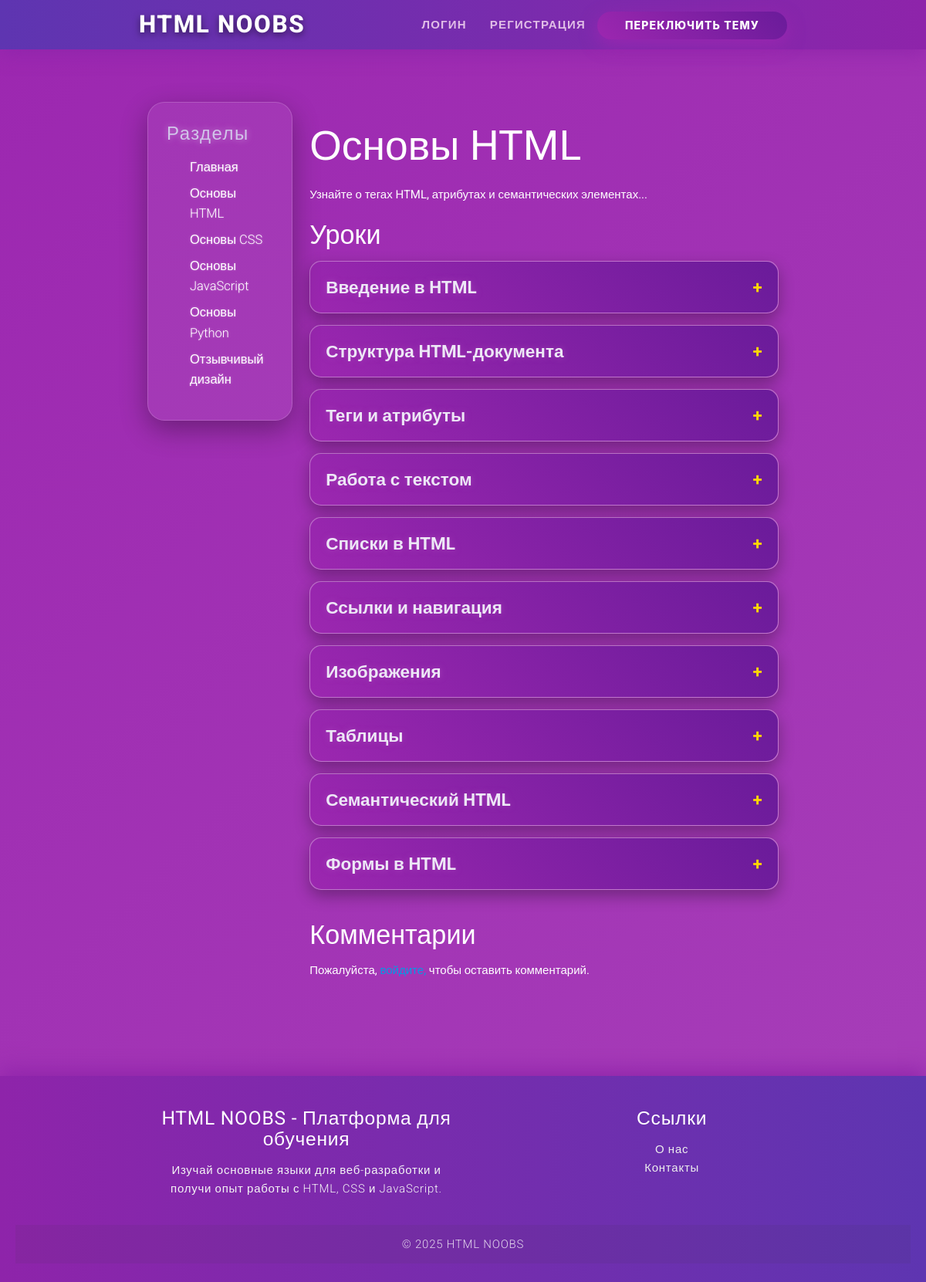
/topic/1, run on an earlier commit of the app's database.
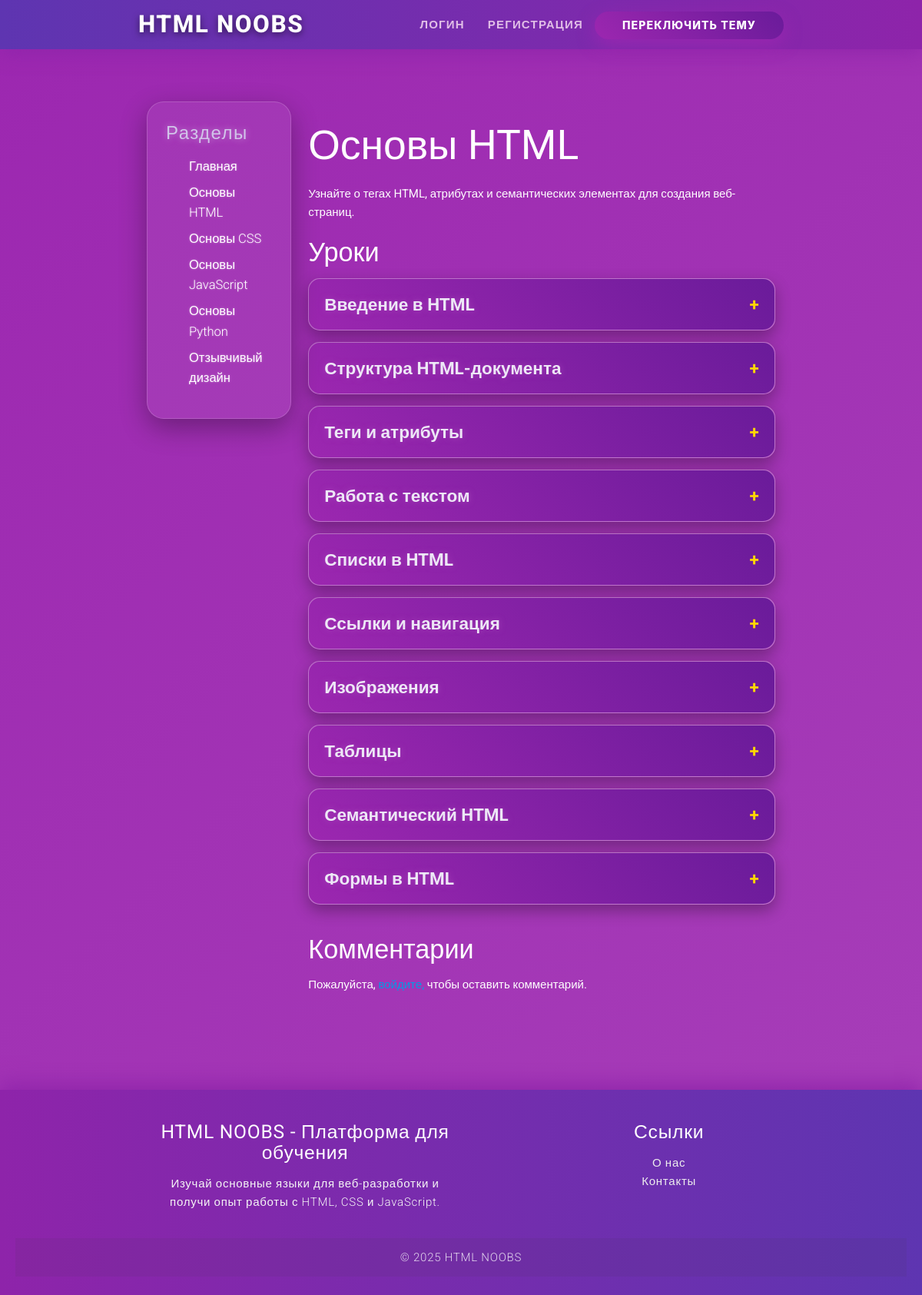
And on a later commit of the database.
### app.py (models this page shows)
class Topic(db.Model):
    id = db.Column(db.Integer, primary_key=True)
    title = db.Column(db.String(100), nullable=False)
    content = db.Column(db.Text, nullable=False)
    lessons = db.relationship('Lesson', backref='topic', lazy=True)
    comments = db.relationship('Comment', backref='topic', lazy=True)

### app.py (the view)
@app.route('/topic/<int:topic_id>', methods=['GET', 'POST'])
def topic(topic_id):
    topic = Topic.query.get_or_404(topic_id)
    if request.method == 'POST' and 'user_id' in session:
        content = request.form['content']
        comment = Comment(content=content, user_id=session['user_id'], topic_id=topic_id)
        db.session.add(comment)
        db.session.commit()
    return render_template('topic.html', topic=topic)

### templates/topic.html (shortened to what this page needs)
{% extends 'base.html' %}
{% block content %}
    <h2>{{ topic.title }}</h2>
    <p>{{ topic.content }}</p>
    <h4>Уроки</h4>
    {% if topic.lessons %}
        <div class="accordion">
            {% for lesson in topic.lessons %}
                <div class="accordion-item">
                    <div class="accordion-header">
                        <span class="accordion-title">{{ lesson.title }}</span>
                        <span class="accordion-icon">+</span>
                    </div>
                </div>
            {% endfor %}
        </div>
    {% else %}
        <p>Уроки для этой темы пока недоступны.</p>
    {% endif %}
    <h4>Комментарии</h4>
    {% if session.user_id %}
        <form method="POST" action="{{ url_for('topic', topic_id=topic.id) }}">
            <div class="input-field">
                <textarea id="content" name="content" class="materialize-textarea" required></textarea>
                <label for="content">Добавить комментарий</label>
            </div>
            <button type="submit" class="btn blue">Опубликовать</button>
        </form>
    {% else %}
        <p>Пожалуйста, <a href="{{ url_for('login') }}">войдите,</a> чтобы оставить комментарий.</p>
    {% endif %}
{% endblock %}

What changed in the data, as far as the page shows it:
changed Topic "Основы HTML": content "Узнайте о тегах HTML, атрибутах и семантических элементах..." → "Узнайте о тегах HTML, атрибутах и семантических элементах для создания веб-страниц."
